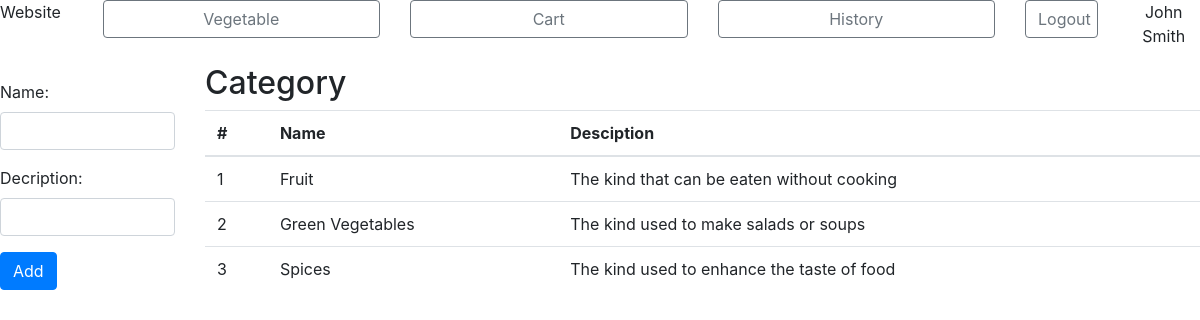
The app's page /market/category/index.php (signed in) with its own data.
### tables this page shows
CREATE TABLE `category` (
  `CategoryID` int(10) NOT NULL,
  `Name` varchar(30) NOT NULL,
  `Description` varchar(50) DEFAULT NULL
);

### market/category/index.php (the view, shortened to what this page needs)
<?php
    include '../connection.php';
    $conn = mysqli_connect($host, $user, $password, $database);
    $sql = "select * FROM category";
    $category = mysqli_query($conn,$sql);
?>
<html>
    <head>
        <link rel="stylesheet" href="../css/bootstrap.css">
    </head>
    <body>
        <div id="container">
            <div id="header">
                <?php require_once('../menu.php'); ?>
            </div>
            <div class='row'>
                <div class='col-sm-2'>
                <form action="add.php" method="post">
                    <div class="form-group">
                    <label for="text">Name:</label>
                    <input type="text" class="form-control" id="name" name="name">
                    </div>
                    <div class="form-group">
                    <label for="pass">Decription:</label>
                    <input type="text" class="form-control" id="de" name="de">
                    </div>
                    <button type="submit" class="btn btn-primary">Add</button>
                </form>
                </div>
                <div class='col-sm-10'>
                    <h2>Category</h2>
                    <div class="table-responsive">
                    <table class="table">
                        <thead>
                        <tr>
                            <th>#</th>
                            <th>Name</th>
                            <th>Desciption</th>
                        </tr>
                        </thead>
                        <tbody>
                        <?php
                        while($row = mysqli_fetch_array($category)){
                        ?>
                        <tr>
                            <td><?= $row['CategoryID'] ?></td>
                            <td><?= $row['Name'] ?></td>
                            <td><?= $row['Description'] ?></td>
                        </tr>
                        <?php }?>
                        </tbody>
                        </table>
                    </div>
                </div>
            </div>
        </div>
    </body>
</html>

### records on screen
category: CategoryID "1", Name "Fruit", Description "The kind that can be eaten without cooking"
category: CategoryID "2", Name "Green Vegetables", Description "The kind used to make salads or soups"
category: CategoryID "3", Name "Spices", Description "The kind used to enhance the taste of food"

### other values on screen
$_SESSION['name'] "John Smith"
